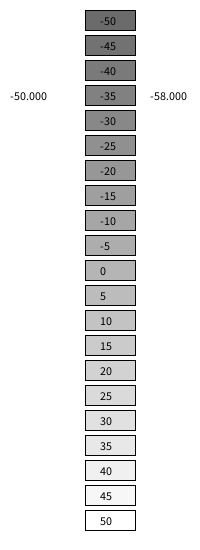
Frame 1 (no input)
Frame 60 (the mouse pressed at the canvas centre just before this capture): identical to frame 1, image omitted
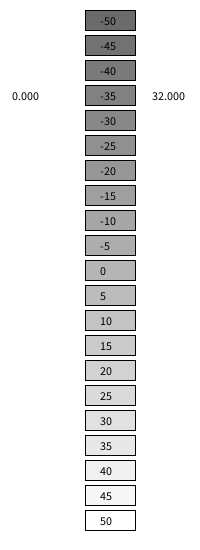
Frame 120 (the mouse held since frame 60 and released just before this capture)

The Processing sketch that drew these frames (run headless with seeded random() and noise(); from frame 60 on, the mouse is pressed at the canvas centre):

// Processing sketch: processing_98078
// ── processing_98078.pde

void setup(){
  size(200,550);
  

}
void draw(){
  background(255);
    for(int i=height+500; i>0; i-=50){
   float c=map(i,0,height+500,100,255);
   fill(c);
   rect(85,i/2-15,50,20);
    fill(0);
   text(i/10-55,100,i/2); 
  }
  float cel=map(mouseY,0,height,-50,50);
  text(celcius(cel),150,100);
  text(cel,10,100);
  //println(tempConverter(cel));
}

float celcius(float celtemp){
 float f=celtemp*9/5+32;
 return f; 
}

float farenheit(float ftemp){
 float c=(ftemp-32)*5/9;
 return c; 
}
